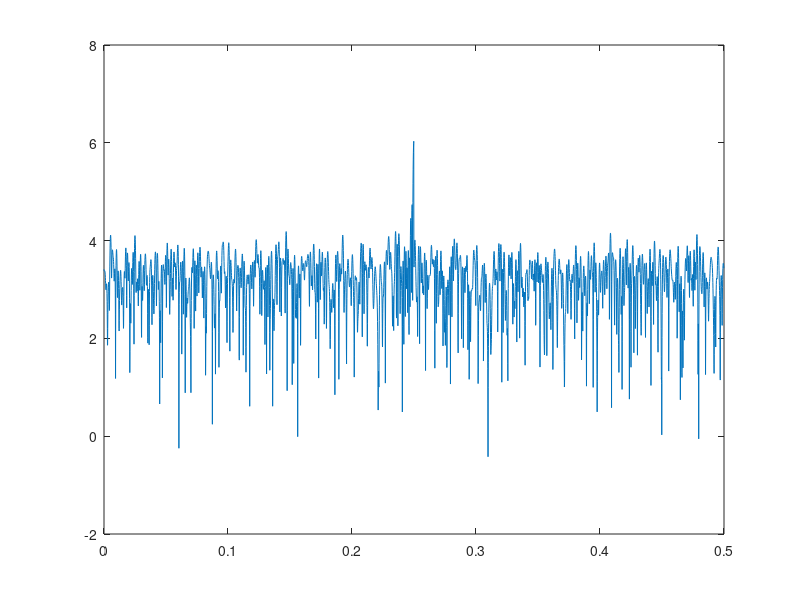

The MATLAB script that drew this image:
clear; close all; clc;

T = 1000;
a = 0;
N = 10000;

e = randn(T,1);
x = zeros(T,1);

% Now form the AR(1) series
for t = 1:T-1
   x(t+1) = a*x(t) + e(t+1);
end
plot(x)

f = [-N/2:(N/2)-1]/N;
x = x.^2;
y = fft(x,N);
y = abs(y(N/2:end));
y = y.^2;
y = log10(y);
plot(f(N/2:end),fftshift(y))
xlim([0 0.5])